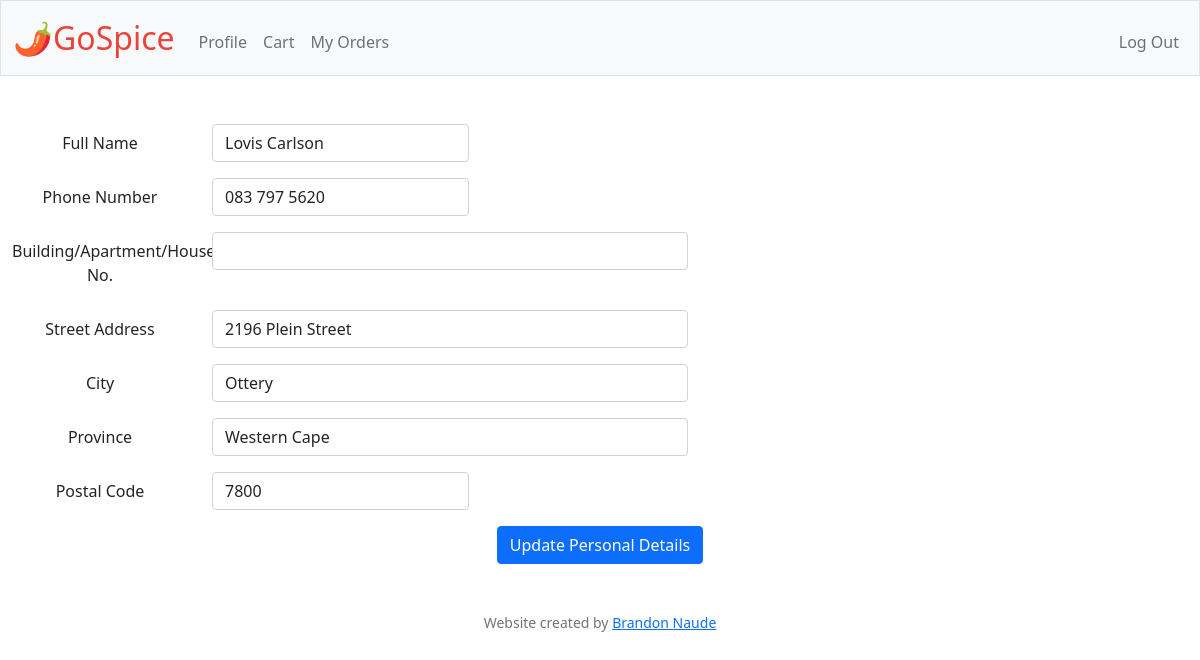
The page /update_profile (signed in) on the database its author committed.
### tables this page shows
CREATE TABLE 'client_info' ('user_id' INTEGER PRIMARY KEY NOT NULL, 'fullname' TEXT, 'building_no' TEXT, 'street_address' TEXT, 'city' TEXT, 'province' TEXT, 'postal_code' INTEGER, 'phone_number' NUMERIC);

### app.py (the view, shortened to what this page needs)
@app.route("/update_profile", methods=["GET", "POST"])
@login_required
def update_profile():
    user = session["user_id"]
    has_details = False
    clients_info = db.execute("SELECT * FROM client_info")
    for client in clients_info:
        if user == client["user_id"]:
            has_details = True
    if request.method == "POST":
        get_fullname = request.form.get("fullname")
        get_building = request.form.get("building")
        get_street_address = request.form.get("street")
        get_city = request.form.get("city")
        get_province = request.form.get("province")
        get_postal_code = request.form.get("postal")
        get_phone_number = request.form.get("phone")
        if has_details:
            db.execute("UPDATE client_info SET user_id = ?, fullname = ?, building_no = ?, street_address = ?, city = ?, province = ?, postal_code = ?, phone_number = ? WHERE user_id = ? ",
                    user, get_fullname, get_building, get_street_address, get_city, get_province, get_postal_code, get_phone_number, user)
        else:
            db.execute("INSERT INTO client_info (user_id, fullname, building_no, street_address, city, province, postal_code, phone_number) VALUES(?,?,?,?,?,?,?,?)",
                        user, get_fullname, get_building, get_street_address, get_city, get_province, get_postal_code, get_phone_number)
        return redirect("/profile")
    else:
        if has_details:
            user_details = db.execute("SELECT * FROM client_info WHERE user_id=?", user)
            fullname = user_details[0]["fullname"]
            building_no = user_details[0]["building_no"]
            street_address = user_details[0]["street_address"]
            city =  user_details[0]["city"]
            province = user_details[0]["province"]
            postal_code = user_details[0]["postal_code"]
            phone_number = user_details[0]["phone_number"]
        return render_template("update_profile.html", fullname=fullname, building_no=building_no, street_address=street_address, city=city, province=province, postal_code=postal_code, phone_number=phone_number)

### helpers.py (called while the page is built)
def login_required(f):
    @wraps(f)
    def decorated_function(*args, **kwargs):
        if session.get("user_id") is None:
            return redirect("/login")
        return f(*args, **kwargs)
    return decorated_function

### templates/update_profile.html (shortened to what this page needs)
{% extends "layout.html" %}
{% block main %}
    <form action="/update_profile" method="post">
        <div class="mb-3 row">
            <label for="fullname" class="col-sm-2 col-form-label">Full Name</label>
            <div class="col-auto">
              <input type="text"  class="form-control" id="fullname" name="fullname" value="{{fullname}}" required>
            </div>
          </div>
          <div class="mb-3 row">
                <label for="phone" class="col-sm-2 col-form-label">Phone Number</label>
                <div class="col-auto">
                    <input type="text"  class="form-control" id="phone" name="phone" value="{{phone_number}}" required>
                </div>
            </div>
            <div class="mb-3 row">
                <label for="building" class="col-sm-2 col-form-label">Building/Apartment/House No.</label>
                <div class="col-sm-5">
                  <input type="text"  class="form-control" id="building" name="building" value="{{building_no}}">
                </div>
              </div>
              <div class="mb-3 row">
                <label for="street" class="col-sm-2 col-form-label">Street Address</label>
                <div class="col-sm-5">
                  <input type="text"  class="form-control" id="street" name="street" value="{{street_address}}">
                </div>
              </div>
              <div class="mb-3 row">
                <label for="city" class="col-sm-2 col-form-label">City</label>
                <div class="col-sm-5">
                  <input type="text"  class="form-control" id="city" name="city" value="{{city}}">
                </div>
              </div>
              <div class="mb-3 row">
                <label for="province" class="col-sm-2 col-form-label">Province</label>
                <div class="col-sm-5">
                  <input type="text"  class="form-control" id="province" name="province" value="{{province}}">
                </div>
              </div>
              <div class="mb-3 row">
                <label for="postal" class="col-sm-2 col-form-label">Postal Code</label>
                <div class="col-auto">
                  <input type="text"  class="form-control" id="postal" name="postal" value="{{postal_code}}">
                </div>
              </div>
          <button class="btn btn-primary" type="submit">Update Personal Details</button>
    </form>
{% endblock %}

### rows shown on the page
client_info: fullname "Lovis Carlson", phone "083 797 5620", street "2196 Plein Street", city "Ottery", province "Western Cape", postal "7800"
